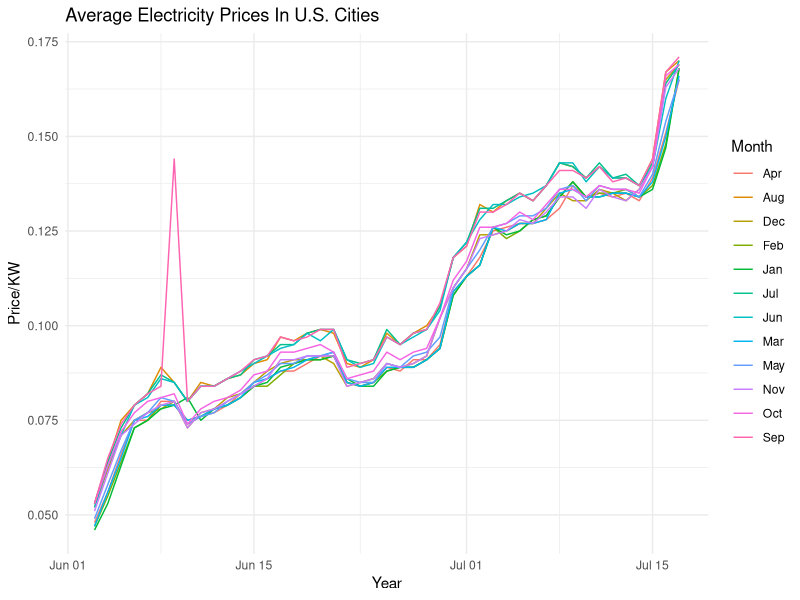
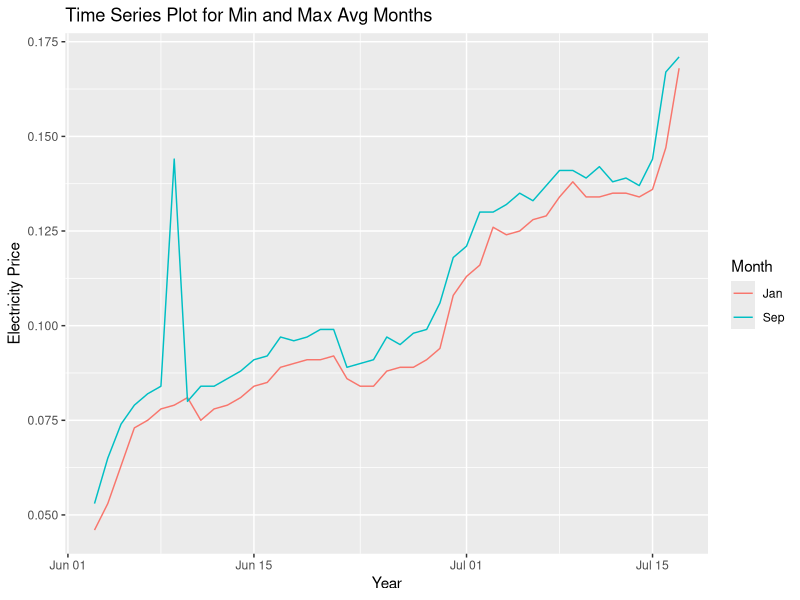

The R source for these figures, in order:
library(ggplot2)
library(mice)
library(tidyr)

# Read File in from the working directory
setwd("C:/Users/dougr/Data_Science_Projects/R/SolarPanelCostAnalysis")
us_pwr_df <- read.csv("Price_KWH_US_cities.csv")

# Convert the 'Year' column to a Date format
us_pwr_df$Year <- as.Date(us_pwr_df$Year, format="%Y")

# Impute missing values
us_pwr_df_imp <- mice(us_pwr_df[-1], defaultMethod = 'pmm', seed = 5, remove_collinear = FALSE, printFlag = FALSE)

# Combine imputed data with 'Year'
us_pwr_df_imp <- cbind(Year = us_pwr_df$Year, complete(us_pwr_df_imp))

# Reshape the data from wide to long format for ggplot
us_pwr_df_long <- pivot_longer(us_pwr_df_imp, cols = -Year, names_to = "Month", values_to = "Price")

# Create a ggplot time series plot for all the months
ggplot(us_pwr_df_long, aes(x = Year, y = Price, color = Month)) +
  geom_line(na.rm = TRUE) +
  labs(title = "Average Electricity Prices In U.S. Cities",
       x = "Year",
       y = "Price/KW",
       color = "Month") +
  theme_minimal()

# Extract avg min & max average priced months
avg_month_vals <- colMeans(us_pwr_df[, -1], na.rm = TRUE)
min_avg_month <- names(avg_month_vals)[which.min(avg_month_vals)]
max_avg_month <- names(avg_month_vals)[which.max(avg_month_vals)]

min_max_month_long <- subset(us_pwr_df_long, Month %in% c(min_avg_month, max_avg_month))
#min_max_month_long$Date <- as.Date(paste(min_max_month_long$Year, min_max_month_long$Month, "01"), format="%Y %b %d")

# ...

# Create a time series plot for the months with the minimum and maximum average
ggplot(min_max_month_long, aes(x = Year, y = Price, color = Month)) +
  geom_line(na.rm = TRUE) +
  labs(title = "Time Series Plot for Min and Max Avg Months",
       x = "Year",
       y = "Electricity Price",
       color = "Month")

